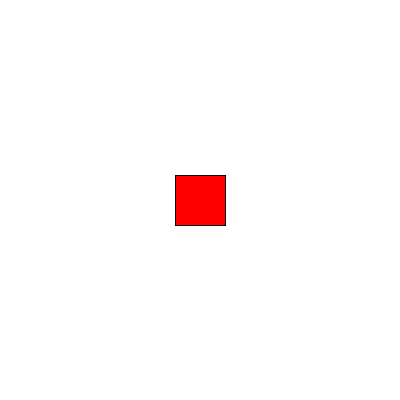
Frame 1 (no input)
Frame 60 (the mouse pressed at the canvas centre just before this capture): identical to frame 1, image omitted
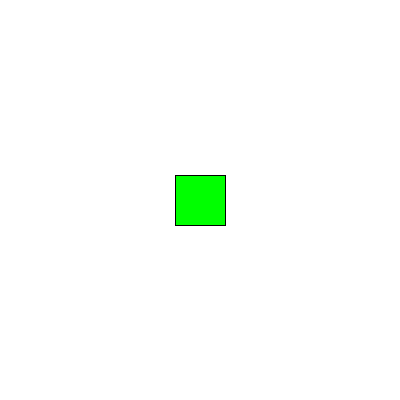
Frame 120 (the mouse held since frame 60 and released just before this capture)

The Processing sketch that drew these frames (run headless with seeded random() and noise(); from frame 60 on, the mouse is pressed at the canvas centre):

// Processing sketch: klik_objek_berubah_ukuran
// ── klik_objek_berubah_ukuran.pde
int x = 200; // koordinat x objek
int y = 200; // koordinat y objek
int size = 50; // ukuran objek
boolean inside = false; // status objek di dalam area

void setup() {
  size(400, 400);
  rectMode(CENTER);
}

void draw() {
  background(255);
  // Gambar objek kotak
  if (inside) {
    fill(0, 255, 0); // jika di dalam area, warna hijau
  } else {
    fill(255, 0, 0); // jika di luar area, warna merah
  }
  rect(x, y, size, size);
}

void mousePressed() {
  // Cek apakah mouse berada di dalam area objek
  if (mouseX > x-size/2 && mouseX < x+size/2 && mouseY > y-size/2 && mouseY < y+size/2) {
    // Jika iya, ganti status inside menjadi true
    inside = true;
  }
}

void mouseReleased() {
  // Setelah mouse dilepas, kembalikan status inside menjadi false
  inside = false;
  // Jika objek sebelumnya berada di dalam area, ubah ukurannya menjadi lebih kecil
  if (mouseX > x-size/2 && mouseX < x+size/2 && mouseY > y-size/2 && mouseY < y+size/2) {
    size = size/2;
  }
}
